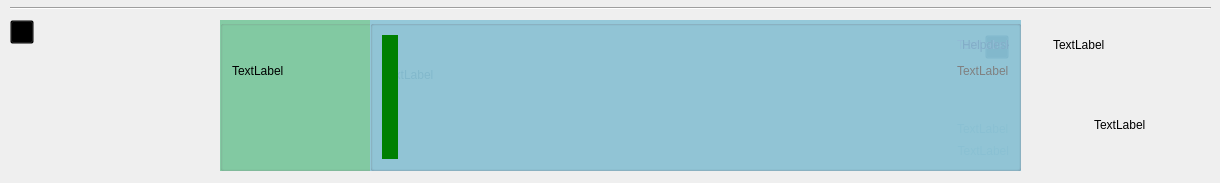
<?xml version="1.0" encoding="UTF-8"?>
<ui version="4.0">
 <class>Actions_right</class>
 <widget class="QWidget" name="Actions_right">
  <property name="geometry">
   <rect>
    <x>0</x>
    <y>0</y>
    <width>1220</width>
    <height>183</height>
   </rect>
  </property>
  <property name="sizePolicy">
   <sizepolicy hsizetype="Fixed" vsizetype="Preferred">
    <horstretch>0</horstretch>
    <verstretch>0</verstretch>
   </sizepolicy>
  </property>
  <property name="minimumSize">
   <size>
    <width>1220</width>
    <height>183</height>
   </size>
  </property>
  <property name="maximumSize">
   <size>
    <width>1220</width>
    <height>16777215</height>
   </size>
  </property>
  <property name="windowTitle">
   <string>Form</string>
  </property>
  <widget class="QGroupBox" name="groupBox_work">
   <property name="geometry">
    <rect>
     <x>370</x>
     <y>20</y>
     <width>651</width>
     <height>151</height>
    </rect>
   </property>
   <property name="sizePolicy">
    <sizepolicy hsizetype="Fixed" vsizetype="Preferred">
     <horstretch>0</horstretch>
     <verstretch>0</verstretch>
    </sizepolicy>
   </property>
   <property name="minimumSize">
    <size>
     <width>651</width>
     <height>151</height>
    </size>
   </property>
   <property name="layoutDirection">
    <enum>Qt::RightToLeft</enum>
   </property>
   <property name="styleSheet">
    <string notr="true">background: rgba(244, 164, 96, 0.6);</string>
   </property>
   <property name="title">
    <string/>
   </property>
   <layout class="QVBoxLayout" name="verticalLayout_9">
    <item>
     <layout class="QHBoxLayout" name="horizontalLayout_11">
      <item>
       <widget class="QPushButton" name="pushButton_editWork">
        <property name="sizePolicy">
         <sizepolicy hsizetype="Fixed" vsizetype="Fixed">
          <horstretch>0</horstretch>
          <verstretch>0</verstretch>
         </sizepolicy>
        </property>
        <property name="minimumSize">
         <size>
          <width>24</width>
          <height>24</height>
         </size>
        </property>
        <property name="maximumSize">
         <size>
          <width>24</width>
          <height>24</height>
         </size>
        </property>
        <property name="cursor">
         <cursorShape>ClosedHandCursor</cursorShape>
        </property>
        <property name="styleSheet">
         <string notr="true">background: transparent;</string>
        </property>
        <property name="text">
         <string/>
        </property>
        <property name="iconSize">
         <size>
          <width>24</width>
          <height>24</height>
         </size>
        </property>
       </widget>
      </item>
      <item>
       <spacer name="horizontalSpacer_14">
        <property name="orientation">
         <enum>Qt::Horizontal</enum>
        </property>
        <property name="sizeHint" stdset="0">
         <size>
          <width>40</width>
          <height>20</height>
         </size>
        </property>
       </spacer>
      </item>
      <item>
       <widget class="QCheckBox" name="checkBox_work">
        <property name="sizePolicy">
         <sizepolicy hsizetype="Fixed" vsizetype="Fixed">
          <horstretch>0</horstretch>
          <verstretch>0</verstretch>
         </sizepolicy>
        </property>
        <property name="minimumSize">
         <size>
          <width>20</width>
          <height>20</height>
         </size>
        </property>
        <property name="styleSheet">
         <string notr="true">background: transparent;</string>
        </property>
        <property name="text">
         <string/>
        </property>
        <property name="iconSize">
         <size>
          <width>16</width>
          <height>16</height>
         </size>
        </property>
       </widget>
      </item>
     </layout>
    </item>
    <item>
     <layout class="QHBoxLayout" name="horizontalLayout_14">
      <item>
       <spacer name="horizontalSpacer_15">
        <property name="orientation">
         <enum>Qt::Horizontal</enum>
        </property>
        <property name="sizeHint" stdset="0">
         <size>
          <width>40</width>
          <height>20</height>
         </size>
        </property>
       </spacer>
      </item>
      <item>
       <widget class="QLabel" name="label_work_title">
        <property name="sizePolicy">
         <sizepolicy hsizetype="Preferred" vsizetype="Fixed">
          <horstretch>0</horstretch>
          <verstretch>0</verstretch>
         </sizepolicy>
        </property>
        <property name="minimumSize">
         <size>
          <width>0</width>
          <height>16</height>
         </size>
        </property>
        <property name="maximumSize">
         <size>
          <width>500</width>
          <height>16777215</height>
         </size>
        </property>
        <property name="styleSheet">
         <string notr="true">background: transparent;</string>
        </property>
        <property name="text">
         <string>TextLabel</string>
        </property>
       </widget>
      </item>
     </layout>
    </item>
    <item>
     <layout class="QVBoxLayout" name="verticalLayout_3">
      <item>
       <layout class="QHBoxLayout" name="horizontalLayout_5">
        <item>
         <spacer name="horizontalSpacer_6">
          <property name="orientation">
           <enum>Qt::Horizontal</enum>
          </property>
          <property name="sizeHint" stdset="0">
           <size>
            <width>40</width>
            <height>20</height>
           </size>
          </property>
         </spacer>
        </item>
        <item>
         <widget class="QTextEdit" name="textEdit_work_desc">
          <property name="sizePolicy">
           <sizepolicy hsizetype="Maximum" vsizetype="Fixed">
            <horstretch>0</horstretch>
            <verstretch>0</verstretch>
           </sizepolicy>
          </property>
          <property name="minimumSize">
           <size>
            <width>500</width>
            <height>16</height>
           </size>
          </property>
          <property name="maximumSize">
           <size>
            <width>500</width>
            <height>16777215</height>
           </size>
          </property>
          <property name="styleSheet">
           <string notr="true">background: transparent;</string>
          </property>
          <property name="frameShape">
           <enum>QFrame::NoFrame</enum>
          </property>
          <property name="verticalScrollBarPolicy">
           <enum>Qt::ScrollBarAlwaysOff</enum>
          </property>
          <property name="horizontalScrollBarPolicy">
           <enum>Qt::ScrollBarAlwaysOff</enum>
          </property>
          <property name="textInteractionFlags">
           <set>Qt::TextSelectableByMouse</set>
          </property>
         </widget>
        </item>
       </layout>
      </item>
      <item>
       <layout class="QHBoxLayout" name="horizontalLayout_4">
        <item>
         <layout class="QVBoxLayout" name="verticalLayout_2">
          <item>
           <widget class="QLabel" name="label_work_dates">
            <property name="sizePolicy">
             <sizepolicy hsizetype="Preferred" vsizetype="Fixed">
              <horstretch>0</horstretch>
              <verstretch>0</verstretch>
             </sizepolicy>
            </property>
            <property name="minimumSize">
             <size>
              <width>0</width>
              <height>16</height>
             </size>
            </property>
            <property name="layoutDirection">
             <enum>Qt::RightToLeft</enum>
            </property>
            <property name="styleSheet">
             <string notr="true">color: rgb(128, 128, 128); background: transparent;</string>
            </property>
            <property name="text">
             <string>TextLabel</string>
            </property>
           </widget>
          </item>
          <item>
           <widget class="QLabel" name="label_work_worker">
            <property name="sizePolicy">
             <sizepolicy hsizetype="Preferred" vsizetype="Fixed">
              <horstretch>0</horstretch>
              <verstretch>0</verstretch>
             </sizepolicy>
            </property>
            <property name="minimumSize">
             <size>
              <width>0</width>
              <height>16</height>
             </size>
            </property>
            <property name="layoutDirection">
             <enum>Qt::RightToLeft</enum>
            </property>
            <property name="styleSheet">
             <string notr="true">color: rgb(128, 128, 128); background: transparent;</string>
            </property>
            <property name="text">
             <string>TextLabel</string>
            </property>
            <property name="alignment">
             <set>Qt::AlignRight|Qt::AlignTrailing|Qt::AlignVCenter</set>
            </property>
           </widget>
          </item>
         </layout>
        </item>
        <item>
         <spacer name="horizontalSpacer_5">
          <property name="orientation">
           <enum>Qt::Horizontal</enum>
          </property>
          <property name="sizeHint" stdset="0">
           <size>
            <width>40</width>
            <height>20</height>
           </size>
          </property>
         </spacer>
        </item>
       </layout>
      </item>
     </layout>
    </item>
   </layout>
  </widget>
  <widget class="QWidget" name="layoutWidget">
   <property name="geometry">
    <rect>
     <x>1040</x>
     <y>20</y>
     <width>160</width>
     <height>129</height>
    </rect>
   </property>
   <layout class="QVBoxLayout" name="verticalLayout">
    <item>
     <layout class="QHBoxLayout" name="horizontalLayout">
      <item>
       <widget class="QLabel" name="label">
        <property name="sizePolicy">
         <sizepolicy hsizetype="Fixed" vsizetype="Fixed">
          <horstretch>0</horstretch>
          <verstretch>0</verstretch>
         </sizepolicy>
        </property>
        <property name="text">
         <string/>
        </property>
        <property name="pixmap">
         <pixmap>img/11clock.png</pixmap>
        </property>
       </widget>
      </item>
      <item>
       <widget class="QLabel" name="label_curDate">
        <property name="text">
         <string>TextLabel</string>
        </property>
       </widget>
      </item>
     </layout>
    </item>
    <item>
     <layout class="QHBoxLayout" name="horizontalLayout_3">
      <item>
       <spacer name="horizontalSpacer">
        <property name="orientation">
         <enum>Qt::Horizontal</enum>
        </property>
        <property name="sizeHint" stdset="0">
         <size>
          <width>40</width>
          <height>20</height>
         </size>
        </property>
       </spacer>
      </item>
      <item>
       <widget class="QLabel" name="label_2">
        <property name="sizePolicy">
         <sizepolicy hsizetype="Fixed" vsizetype="Fixed">
          <horstretch>0</horstretch>
          <verstretch>0</verstretch>
         </sizepolicy>
        </property>
        <property name="text">
         <string/>
        </property>
        <property name="pixmap">
         <pixmap>img/user.png</pixmap>
        </property>
        <property name="scaledContents">
         <bool>true</bool>
        </property>
       </widget>
      </item>
      <item>
       <spacer name="horizontalSpacer_2">
        <property name="orientation">
         <enum>Qt::Horizontal</enum>
        </property>
        <property name="sizeHint" stdset="0">
         <size>
          <width>40</width>
          <height>20</height>
         </size>
        </property>
       </spacer>
      </item>
     </layout>
    </item>
    <item>
     <layout class="QHBoxLayout" name="horizontalLayout_2">
      <item>
       <spacer name="horizontalSpacer_3">
        <property name="orientation">
         <enum>Qt::Horizontal</enum>
        </property>
        <property name="sizeHint" stdset="0">
         <size>
          <width>40</width>
          <height>20</height>
         </size>
        </property>
       </spacer>
      </item>
      <item>
       <widget class="QLabel" name="label_cre_name">
        <property name="text">
         <string>TextLabel</string>
        </property>
       </widget>
      </item>
      <item>
       <spacer name="horizontalSpacer_4">
        <property name="orientation">
         <enum>Qt::Horizontal</enum>
        </property>
        <property name="sizeHint" stdset="0">
         <size>
          <width>40</width>
          <height>20</height>
         </size>
        </property>
       </spacer>
      </item>
     </layout>
    </item>
   </layout>
  </widget>
  <widget class="QGroupBox" name="groupBox_descr">
   <property name="geometry">
    <rect>
     <x>220</x>
     <y>20</y>
     <width>801</width>
     <height>151</height>
    </rect>
   </property>
   <property name="sizePolicy">
    <sizepolicy hsizetype="Fixed" vsizetype="Preferred">
     <horstretch>0</horstretch>
     <verstretch>0</verstretch>
    </sizepolicy>
   </property>
   <property name="minimumSize">
    <size>
     <width>801</width>
     <height>151</height>
    </size>
   </property>
   <property name="maximumSize">
    <size>
     <width>801</width>
     <height>16777215</height>
    </size>
   </property>
   <property name="layoutDirection">
    <enum>Qt::RightToLeft</enum>
   </property>
   <property name="styleSheet">
    <string notr="true">background: rgba(60, 179, 113, 0.6);</string>
   </property>
   <property name="title">
    <string/>
   </property>
   <layout class="QVBoxLayout" name="verticalLayout_6">
    <item>
     <layout class="QHBoxLayout" name="horizontalLayout_8">
      <item>
       <widget class="QLabel" name="label_descr_id">
        <property name="sizePolicy">
         <sizepolicy hsizetype="Preferred" vsizetype="Fixed">
          <horstretch>0</horstretch>
          <verstretch>0</verstretch>
         </sizepolicy>
        </property>
        <property name="layoutDirection">
         <enum>Qt::RightToLeft</enum>
        </property>
        <property name="styleSheet">
         <string notr="true">color: rgb(128, 128, 128); background: transparent;</string>
        </property>
        <property name="text">
         <string>TextLabel</string>
        </property>
       </widget>
      </item>
      <item>
       <spacer name="horizontalSpacer_9">
        <property name="orientation">
         <enum>Qt::Horizontal</enum>
        </property>
        <property name="sizeHint" stdset="0">
         <size>
          <width>40</width>
          <height>20</height>
         </size>
        </property>
       </spacer>
      </item>
     </layout>
    </item>
    <item>
     <layout class="QHBoxLayout" name="horizontalLayout_9">
      <item>
       <spacer name="horizontalSpacer_10">
        <property name="orientation">
         <enum>Qt::Horizontal</enum>
        </property>
        <property name="sizeHint" stdset="0">
         <size>
          <width>40</width>
          <height>20</height>
         </size>
        </property>
       </spacer>
      </item>
      <item>
       <widget class="QLabel" name="label_descr_title">
        <property name="sizePolicy">
         <sizepolicy hsizetype="Preferred" vsizetype="Fixed">
          <horstretch>0</horstretch>
          <verstretch>0</verstretch>
         </sizepolicy>
        </property>
        <property name="maximumSize">
         <size>
          <width>700</width>
          <height>16777215</height>
         </size>
        </property>
        <property name="styleSheet">
         <string notr="true">background: transparent;</string>
        </property>
        <property name="text">
         <string>TextLabel</string>
        </property>
       </widget>
      </item>
     </layout>
    </item>
    <item>
     <layout class="QVBoxLayout" name="verticalLayout_5">
      <item>
       <layout class="QHBoxLayout" name="horizontalLayout_10">
        <item>
         <spacer name="horizontalSpacer_11">
          <property name="orientation">
           <enum>Qt::Horizontal</enum>
          </property>
          <property name="sizeHint" stdset="0">
           <size>
            <width>40</width>
            <height>20</height>
           </size>
          </property>
         </spacer>
        </item>
        <item>
         <widget class="QTextEdit" name="textEdit_descr_desc">
          <property name="sizePolicy">
           <sizepolicy hsizetype="Maximum" vsizetype="Preferred">
            <horstretch>0</horstretch>
            <verstretch>0</verstretch>
           </sizepolicy>
          </property>
          <property name="minimumSize">
           <size>
            <width>500</width>
            <height>16</height>
           </size>
          </property>
          <property name="maximumSize">
           <size>
            <width>500</width>
            <height>16777215</height>
           </size>
          </property>
          <property name="styleSheet">
           <string notr="true">background: transparent;</string>
          </property>
          <property name="frameShape">
           <enum>QFrame::NoFrame</enum>
          </property>
          <property name="verticalScrollBarPolicy">
           <enum>Qt::ScrollBarAlwaysOff</enum>
          </property>
          <property name="horizontalScrollBarPolicy">
           <enum>Qt::ScrollBarAlwaysOff</enum>
          </property>
          <property name="textInteractionFlags">
           <set>Qt::TextSelectableByMouse</set>
          </property>
         </widget>
        </item>
       </layout>
      </item>
      <item>
       <spacer name="verticalSpacer">
        <property name="orientation">
         <enum>Qt::Vertical</enum>
        </property>
        <property name="sizeType">
         <enum>QSizePolicy::Expanding</enum>
        </property>
        <property name="sizeHint" stdset="0">
         <size>
          <width>20</width>
          <height>6000</height>
         </size>
        </property>
       </spacer>
      </item>
     </layout>
    </item>
   </layout>
  </widget>
  <widget class="Line" name="line">
   <property name="geometry">
    <rect>
     <x>10</x>
     <y>0</y>
     <width>1201</width>
     <height>16</height>
    </rect>
   </property>
   <property name="orientation">
    <enum>Qt::Horizontal</enum>
   </property>
  </widget>
  <widget class="QGroupBox" name="groupBox_messege">
   <property name="geometry">
    <rect>
     <x>370</x>
     <y>20</y>
     <width>651</width>
     <height>151</height>
    </rect>
   </property>
   <property name="sizePolicy">
    <sizepolicy hsizetype="Fixed" vsizetype="Preferred">
     <horstretch>0</horstretch>
     <verstretch>0</verstretch>
    </sizepolicy>
   </property>
   <property name="minimumSize">
    <size>
     <width>651</width>
     <height>151</height>
    </size>
   </property>
   <property name="layoutDirection">
    <enum>Qt::RightToLeft</enum>
   </property>
   <property name="styleSheet">
    <string notr="true">background: rgba(192, 192, 192, 0.6);
</string>
   </property>
   <property name="title">
    <string/>
   </property>
   <layout class="QVBoxLayout" name="verticalLayout_8">
    <item>
     <layout class="QHBoxLayout" name="horizontalLayout_12">
      <item>
       <widget class="QLabel" name="label_mess_helpdesk">
        <property name="sizePolicy">
         <sizepolicy hsizetype="Fixed" vsizetype="Fixed">
          <horstretch>0</horstretch>
          <verstretch>0</verstretch>
         </sizepolicy>
        </property>
        <property name="minimumSize">
         <size>
          <width>47</width>
          <height>16</height>
         </size>
        </property>
        <property name="maximumSize">
         <size>
          <width>47</width>
          <height>16</height>
         </size>
        </property>
        <property name="layoutDirection">
         <enum>Qt::RightToLeft</enum>
        </property>
        <property name="styleSheet">
         <string notr="true">color: rgb(128, 128, 128); background: transparent;</string>
        </property>
        <property name="text">
         <string>Helpdesk</string>
        </property>
       </widget>
      </item>
      <item>
       <spacer name="horizontalSpacer_12">
        <property name="orientation">
         <enum>Qt::Horizontal</enum>
        </property>
        <property name="sizeHint" stdset="0">
         <size>
          <width>40</width>
          <height>20</height>
         </size>
        </property>
       </spacer>
      </item>
     </layout>
    </item>
    <item>
     <layout class="QVBoxLayout" name="verticalLayout_7">
      <item>
       <layout class="QHBoxLayout" name="horizontalLayout_13">
        <item>
         <spacer name="horizontalSpacer_13">
          <property name="orientation">
           <enum>Qt::Horizontal</enum>
          </property>
          <property name="sizeHint" stdset="0">
           <size>
            <width>40</width>
            <height>20</height>
           </size>
          </property>
         </spacer>
        </item>
        <item>
         <widget class="QTextEdit" name="textEdit_mess_text">
          <property name="sizePolicy">
           <sizepolicy hsizetype="Maximum" vsizetype="Preferred">
            <horstretch>0</horstretch>
            <verstretch>0</verstretch>
           </sizepolicy>
          </property>
          <property name="minimumSize">
           <size>
            <width>500</width>
            <height>16</height>
           </size>
          </property>
          <property name="maximumSize">
           <size>
            <width>500</width>
            <height>16777215</height>
           </size>
          </property>
          <property name="styleSheet">
           <string notr="true">background: transparent;</string>
          </property>
          <property name="frameShape">
           <enum>QFrame::NoFrame</enum>
          </property>
          <property name="verticalScrollBarPolicy">
           <enum>Qt::ScrollBarAlwaysOff</enum>
          </property>
          <property name="horizontalScrollBarPolicy">
           <enum>Qt::ScrollBarAlwaysOff</enum>
          </property>
          <property name="textInteractionFlags">
           <set>Qt::TextSelectableByMouse</set>
          </property>
         </widget>
        </item>
       </layout>
      </item>
      <item>
       <spacer name="verticalSpacer_2">
        <property name="orientation">
         <enum>Qt::Vertical</enum>
        </property>
        <property name="sizeHint" stdset="0">
         <size>
          <width>20</width>
          <height>9000</height>
         </size>
        </property>
       </spacer>
      </item>
     </layout>
    </item>
   </layout>
  </widget>
  <widget class="QPushButton" name="pushButton_delAct">
   <property name="geometry">
    <rect>
     <x>10</x>
     <y>20</y>
     <width>24</width>
     <height>24</height>
    </rect>
   </property>
   <property name="cursor">
    <cursorShape>PointingHandCursor</cursorShape>
   </property>
   <property name="styleSheet">
    <string notr="true">background: transparent;</string>
   </property>
   <property name="text">
    <string/>
   </property>
   <property name="iconSize">
    <size>
     <width>16</width>
     <height>16</height>
    </size>
   </property>
  </widget>
  <widget class="QGroupBox" name="groupBox_agreement">
   <property name="geometry">
    <rect>
     <x>370</x>
     <y>20</y>
     <width>651</width>
     <height>151</height>
    </rect>
   </property>
   <property name="sizePolicy">
    <sizepolicy hsizetype="Fixed" vsizetype="Preferred">
     <horstretch>0</horstretch>
     <verstretch>0</verstretch>
    </sizepolicy>
   </property>
   <property name="minimumSize">
    <size>
     <width>651</width>
     <height>151</height>
    </size>
   </property>
   <property name="layoutDirection">
    <enum>Qt::RightToLeft</enum>
   </property>
   <property name="styleSheet">
    <string notr="true">background: rgba(135, 206, 250, 0.6);</string>
   </property>
   <property name="title">
    <string/>
   </property>
   <layout class="QHBoxLayout" name="horizontalLayout_15">
    <item>
     <layout class="QVBoxLayout" name="verticalLayout_10">
      <item>
       <layout class="QVBoxLayout" name="verticalLayout_4">
        <item>
         <layout class="QHBoxLayout" name="horizontalLayout_6">
          <item>
           <spacer name="horizontalSpacer_7">
            <property name="orientation">
             <enum>Qt::Horizontal</enum>
            </property>
            <property name="sizeHint" stdset="0">
             <size>
              <width>40</width>
              <height>20</height>
             </size>
            </property>
           </spacer>
          </item>
          <item>
           <widget class="QTextEdit" name="textEdit_text_agree">
            <property name="sizePolicy">
             <sizepolicy hsizetype="Maximum" vsizetype="Preferred">
              <horstretch>0</horstretch>
              <verstretch>0</verstretch>
             </sizepolicy>
            </property>
            <property name="minimumSize">
             <size>
              <width>500</width>
              <height>16</height>
             </size>
            </property>
            <property name="maximumSize">
             <size>
              <width>500</width>
              <height>16777215</height>
             </size>
            </property>
            <property name="styleSheet">
             <string notr="true">background: transparent;</string>
            </property>
            <property name="frameShape">
             <enum>QFrame::NoFrame</enum>
            </property>
            <property name="verticalScrollBarPolicy">
             <enum>Qt::ScrollBarAlwaysOff</enum>
            </property>
            <property name="horizontalScrollBarPolicy">
             <enum>Qt::ScrollBarAlwaysOff</enum>
            </property>
            <property name="textInteractionFlags">
             <set>Qt::TextSelectableByMouse</set>
            </property>
           </widget>
          </item>
         </layout>
        </item>
        <item>
         <layout class="QHBoxLayout" name="horizontalLayout_7">
          <item>
           <widget class="QLabel" name="label_date_name_agree">
            <property name="sizePolicy">
             <sizepolicy hsizetype="Preferred" vsizetype="Fixed">
              <horstretch>0</horstretch>
              <verstretch>0</verstretch>
             </sizepolicy>
            </property>
            <property name="layoutDirection">
             <enum>Qt::RightToLeft</enum>
            </property>
            <property name="styleSheet">
             <string notr="true">color: rgb(128, 128, 128); background: transparent;</string>
            </property>
            <property name="text">
             <string>TextLabel</string>
            </property>
           </widget>
          </item>
          <item>
           <spacer name="horizontalSpacer_8">
            <property name="orientation">
             <enum>Qt::Horizontal</enum>
            </property>
            <property name="sizeHint" stdset="0">
             <size>
              <width>40</width>
              <height>20</height>
             </size>
            </property>
           </spacer>
          </item>
         </layout>
        </item>
       </layout>
      </item>
      <item>
       <spacer name="verticalSpacer_3">
        <property name="orientation">
         <enum>Qt::Vertical</enum>
        </property>
        <property name="sizeHint" stdset="0">
         <size>
          <width>20</width>
          <height>9000</height>
         </size>
        </property>
       </spacer>
      </item>
     </layout>
    </item>
    <item>
     <widget class="QGroupBox" name="groupBox_agreement_color">
      <property name="sizePolicy">
       <sizepolicy hsizetype="Fixed" vsizetype="Preferred">
        <horstretch>0</horstretch>
        <verstretch>0</verstretch>
       </sizepolicy>
      </property>
      <property name="minimumSize">
       <size>
        <width>16</width>
        <height>0</height>
       </size>
      </property>
      <property name="autoFillBackground">
       <bool>false</bool>
      </property>
      <property name="styleSheet">
       <string notr="true">background: green; border: 0; </string>
      </property>
      <property name="title">
       <string/>
      </property>
     </widget>
    </item>
   </layout>
  </widget>
 </widget>
 <resources/>
 <connections/>
</ui>
